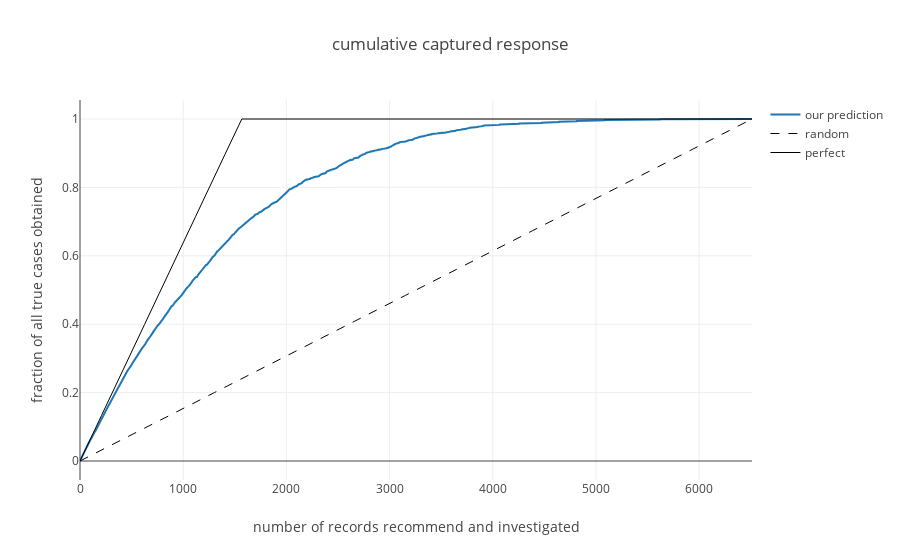

Notebook code cell kept with this figure:
### Code cell
plotly.offline.iplot(fig)

### Figure 1 — Plotly figure (JSON) as saved in the notebook; plotly's stock layout.template omitted (floating-point values rounded to 4 significant figures; data arrays with more than 128 entries replaced by an {"elided": "..."} marker saying what was removed)
{"data": [{"line": {"width": 2}, "mode": "lines", "name": "our prediction", "type": "scatter", "x": {"elided": "6513 int values"}, "y": {"elided": "6513 float values"}}, {"line": {"color": "black", "dash": "dash", "width": 1}, "mode": "lines", "name": "random", "type": "scatter", "x": {"elided": "6513 int values"}, "y": {"elided": "6513 float values"}}, {"line": {"color": "black", "dash": "dots", "width": 1}, "mode": "lines", "name": "perfect", "type": "scatter", "x": {"elided": "6513 int values"}, "y": {"elided": "6513 float values"}}], "layout": {"title": "cumulative captured response", "xaxis": {"title": "number of records recommend and investigated"}, "yaxis": {"title": "fraction of all true cases obtained"}}}
